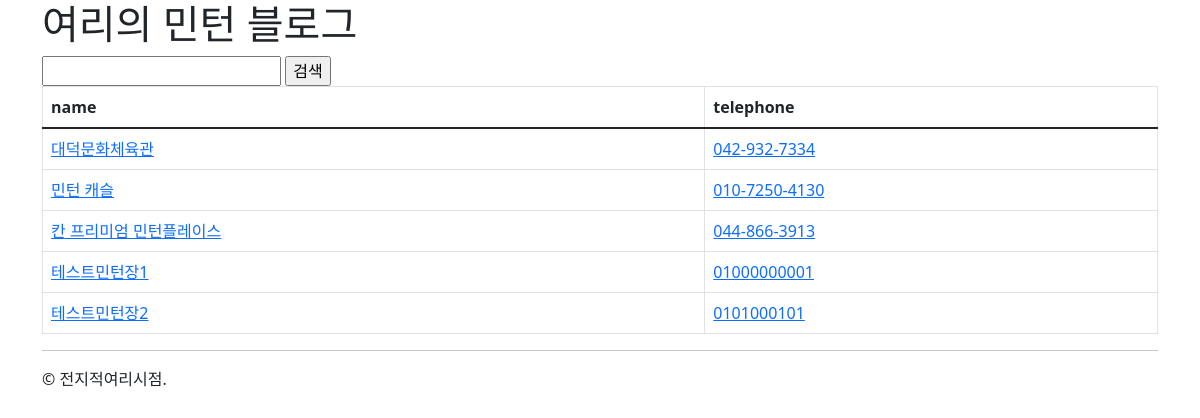
/badminton/, run on an earlier commit of the app's database.
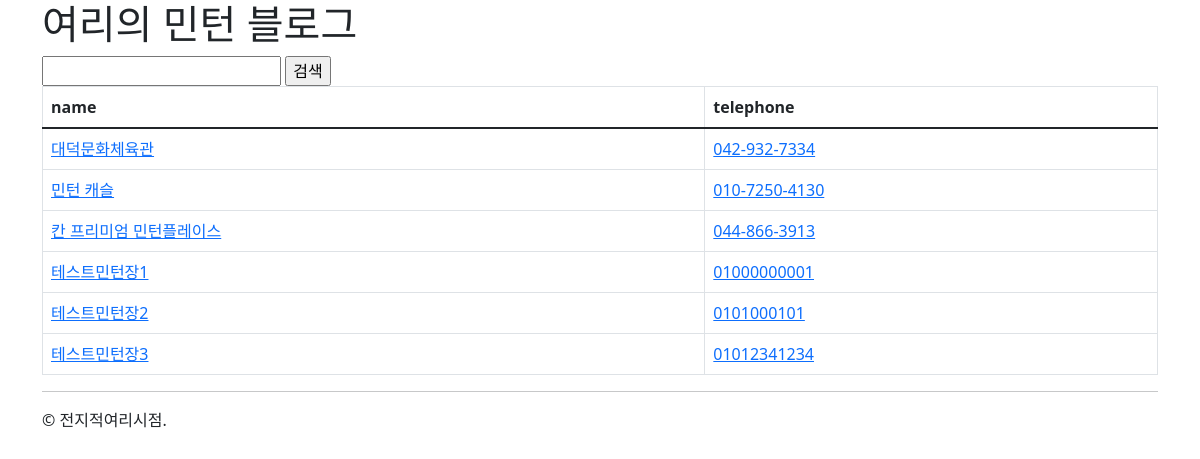
And on a later commit of the database.
### badminton/models.py (models this page shows)
class Minton(models.Model):
    name = models.CharField(max_length=50, verbose_name='민턴장 이름')
    address = models.CharField(max_length=200, verbose_name='주소')
    telephone = models.CharField(blank=True, max_length=15, validators=[
        RegexValidator(r"^\d{3,4}-?\d{3,4}-?\d{4}$",
                       message="전화번호를 입력해주세요."),
    ])
    photo = models.ImageField(blank=True, null=True, verbose_name='사진')
    description = models.TextField(verbose_name='설명')
    parking = models.BooleanField(default=False, verbose_name='주차장 보유')
    created_at = models.DateTimeField(auto_now_add=True)
    updated_at = models.DateTimeField(auto_now=True)

### badminton/views.py (the view)
# urls.py: path('badminton/', minton_list),
def minton_list(request: HttpRequest) -> HttpResponse:
    qs = Minton.objects.all()
    query = request.GET.get("query", "")
    if query:
        qs = qs.filter(name__icontains=query)
    template_name = 'badminton/minton_list.html'
    context_data = {
        'minton_list': qs,
    }
    return render(request, template_name, context_data)

### badminton/templates/badminton/minton_list.html
{% extends "badminton/layout.html" %}
{% block content %}
    <form action="" method="get">
        <input type="text" name="query" value="{{ request.GET.query }}">
        <input type="submit" value="검색">
    </form>
    <table class="table table-hover table-bordered">
        <thead>
            <tr>
                <th>name</th>
                <th>telephone</th>
            </tr>
        </thead>
        <tbody>
            {% for minton in minton_list %}
            <tr>
                <td>
                    <a href="/badminton/{{ minton.pk }}">
                        {{ minton.name }}
                    </a>
                </td>
                <td>
                    <a href="tel:{{ minton.telephone }}">
                        {{ minton.telephone }}
                    </a>
                </td>
            </tr>
            {% endfor %}
        </tbody>
    </table>
{% endblock %}

What changed in the data, as far as the page shows it:
added Minton: name "테스트민턴장3", telephone "01012341234"
